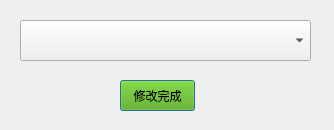
<?xml version="1.0" encoding="UTF-8"?>
<ui version="4.0">
 <class>Dialog</class>
 <widget class="QDialog" name="Dialog">
  <property name="geometry">
   <rect>
    <x>0</x>
    <y>0</y>
    <width>334</width>
    <height>130</height>
   </rect>
  </property>
  <property name="windowTitle">
   <string>Dialog</string>
  </property>
  <widget class="QComboBox" name="combox_cell">
   <property name="geometry">
    <rect>
     <x>20</x>
     <y>20</y>
     <width>291</width>
     <height>41</height>
    </rect>
   </property>
  </widget>
  <widget class="QPushButton" name="change_finished_btn">
   <property name="geometry">
    <rect>
     <x>120</x>
     <y>80</y>
     <width>75</width>
     <height>31</height>
    </rect>
   </property>
   <property name="styleSheet">
    <string notr="true">background-color: rgb(85, 170, 0);</string>
   </property>
   <property name="text">
    <string>修改完成</string>
   </property>
  </widget>
 </widget>
 <resources/>
 <connections/>
</ui>
